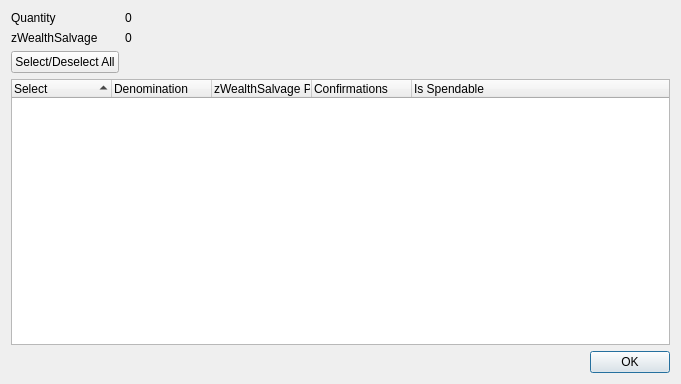
<?xml version="1.0" encoding="UTF-8"?>
<ui version="4.0">
 <class>ZWealthSalvageControlDialog</class>
 <widget class="QDialog" name="ZWealthSalvageControlDialog">
  <property name="geometry">
   <rect>
    <x>0</x>
    <y>0</y>
    <width>681</width>
    <height>384</height>
   </rect>
  </property>
  <property name="minimumSize">
   <size>
    <width>681</width>
    <height>384</height>
   </size>
  </property>
  <property name="windowTitle">
   <string>Select zWealthSalvage to Spend</string>
  </property>
  <layout class="QGridLayout" name="gridLayout">
   <item row="0" column="0">
    <layout class="QFormLayout" name="formLayout">
     <property name="sizeConstraint">
      <enum>QLayout::SetDefaultConstraint</enum>
     </property>
     <item row="0" column="0">
      <widget class="QLabel" name="labelQuantity">
       <property name="text">
        <string>Quantity</string>
       </property>
      </widget>
     </item>
     <item row="0" column="1">
      <widget class="QLabel" name="labelQuantity_int">
       <property name="text">
        <string>0</string>
       </property>
      </widget>
     </item>
     <item row="1" column="0">
      <widget class="QLabel" name="labelZWealthSalvage">
       <property name="text">
        <string>zWealthSalvage</string>
       </property>
      </widget>
     </item>
     <item row="1" column="1">
      <widget class="QLabel" name="labelZWealthSalvage_int">
       <property name="text">
        <string>0</string>
       </property>
      </widget>
     </item>
     <item row="2" column="0">
      <widget class="QPushButton" name="pushButtonAll">
       <property name="text">
        <string>Select/Deselect All</string>
       </property>
      </widget>
     </item>
    </layout>
   </item>
   <item row="1" column="0">
    <layout class="QVBoxLayout" name="verticalLayout">
     <item>
      <widget class="QTreeWidget" name="treeWidget">
       <property name="minimumSize">
        <size>
         <width>0</width>
         <height>250</height>
        </size>
       </property>
       <property name="alternatingRowColors">
        <bool>true</bool>
       </property>
       <property name="sortingEnabled">
        <bool>true</bool>
       </property>
       <property name="columnCount">
        <number>5</number>
       </property>
       <attribute name="headerDefaultSectionSize">
        <number>100</number>
       </attribute>
       <column>
        <property name="text">
         <string notr="true">Select</string>
        </property>
       </column>
       <column>
        <property name="text">
         <string notr="true">Denomination</string>
        </property>
       </column>
       <column>
        <property name="text">
         <string notr="true">zWealthSalvage Public ID</string>
        </property>
       </column>
       <column>
        <property name="text">
         <string notr="true">Confirmations</string>
        </property>
       </column>
       <column>
        <property name="text">
         <string>Is Spendable</string>
        </property>
       </column>
      </widget>
     </item>
     <item>
      <widget class="QDialogButtonBox" name="buttonBox">
       <property name="orientation">
        <enum>Qt::Horizontal</enum>
       </property>
       <property name="standardButtons">
        <set>QDialogButtonBox::Ok</set>
       </property>
      </widget>
     </item>
    </layout>
   </item>
  </layout>
 </widget>
 <resources/>
 <connections>
  <connection>
   <sender>buttonBox</sender>
   <signal>accepted()</signal>
   <receiver>ZWealthSalvageControlDialog</receiver>
   <slot>accept()</slot>
   <hints>
    <hint type="sourcelabel">
     <x>248</x>
     <y>254</y>
    </hint>
    <hint type="destinationlabel">
     <x>157</x>
     <y>274</y>
    </hint>
   </hints>
  </connection>
  <connection>
   <sender>buttonBox</sender>
   <signal>rejected()</signal>
   <receiver>ZWealthSalvageControlDialog</receiver>
   <slot>reject()</slot>
   <hints>
    <hint type="sourcelabel">
     <x>316</x>
     <y>260</y>
    </hint>
    <hint type="destinationlabel">
     <x>286</x>
     <y>274</y>
    </hint>
   </hints>
  </connection>
 </connections>
</ui>
